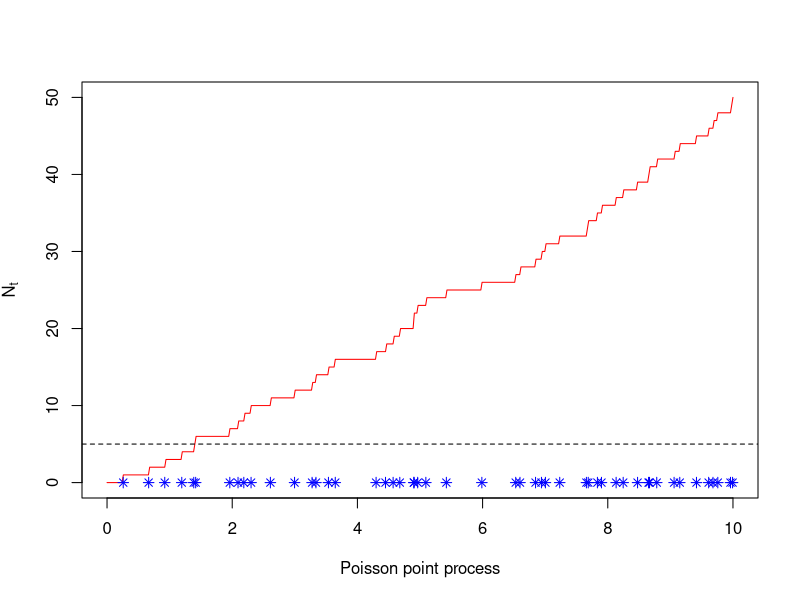
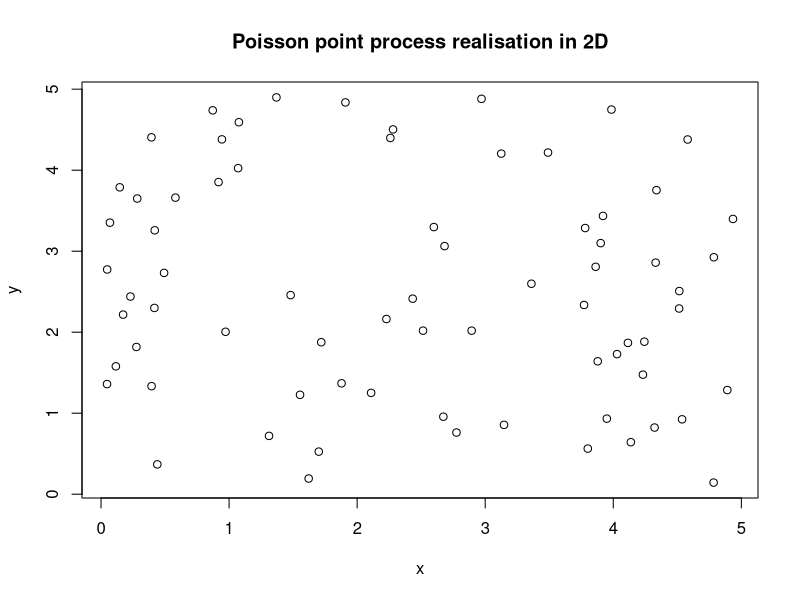
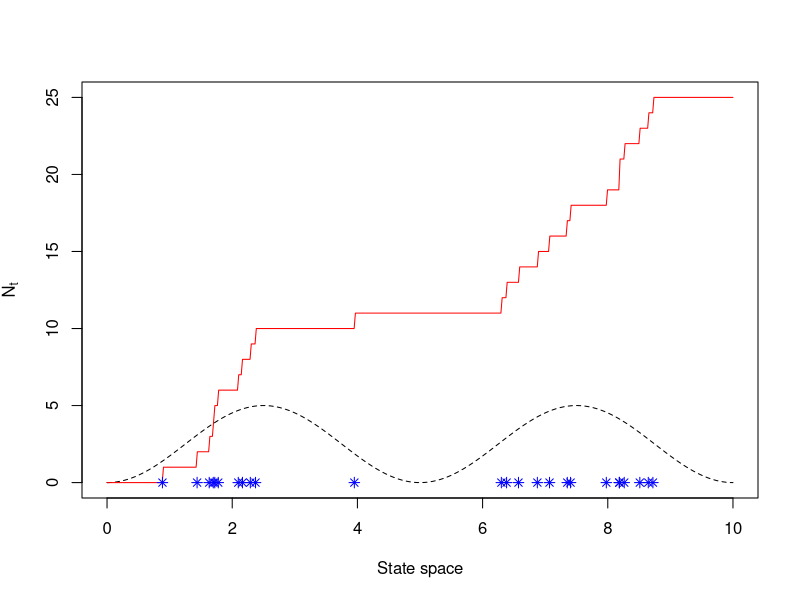
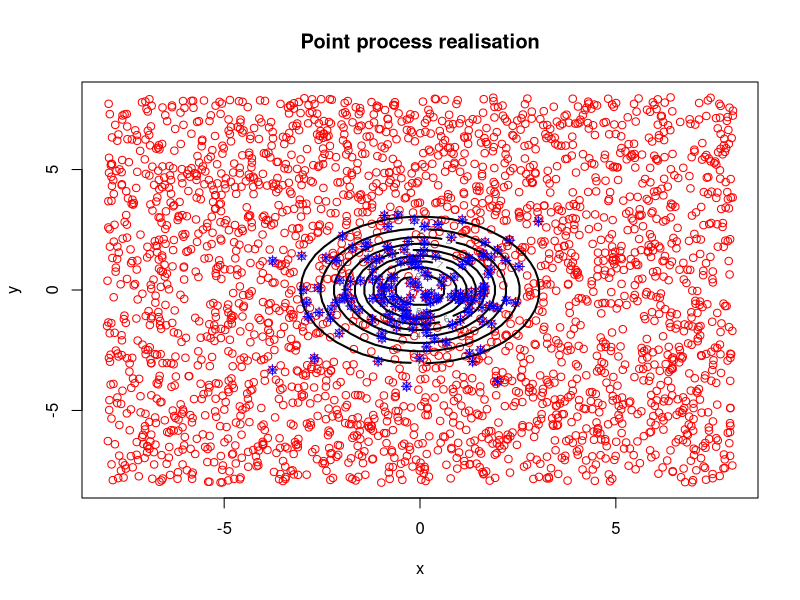

The R script that drew these images, in order:
######### Homogeneous Poisson Point process simulation

## 1-D Simulation (Ex: specific events in time)

T_tot = 10
lambda = 5
N = rpois(1, lambda*T_tot) # Random number of points in the simulation window

point_pattern = runif(N, min = 0, max = T_tot) # Random location along the state space (here [0, + infinity))

# Computing the counting process
t = seq(0, T_tot, length.out = 500)
N_t = matrix(0, ncol = length(t))
for (point in point_pattern){
  N_t = N_t + as.numeric(point < t)
}

plot(t, N_t, col = 'red', type = 'l', ylab = expression(N[t]), xlab = "Poisson point process", ylim = c(0, max(N_t))) # Plotting the counting process
points(point_pattern, rep(0, N), pch = 8, col = 'blue') # Plotting the point pattern along the half real line
abline(a = 5, b = 0, lty = "dashed") # Plotting the intensity function

## 2-D Simulation (Ex: trees in a forest)

x_max = 5 
y_max = 3
lambda = 5
N = rpois(1, lambda*x_max*y_max) # Random number of points

point_pattern_x = runif(N, min = 0, max = x_max)
point_pattern_y = runif(N, min = 0, max = x_max)

plot(point_pattern_x, point_pattern_y, ylab = "y", xlab = "x", main = "Poisson point process realisation in 2D")

######### Non-homogeneous Poisson Point process simulation

## 1-D Simulation (Ex: Clients arrival in a restaurant at lunch time)

intensity = function(t, T = T_tot, lam = 1){
  return(lam * sin(2*pi*t/T)^2)
}

# Homogeneous process
T_tot = 10
lambda = 5
N = rpois(1, lambda*T_tot) # Random number of points

point_pattern = runif(N, min = 0, max = T_tot)

#Thinning
final_point_pattern = c()
for (t in point_pattern){
  if (runif(1) < intensity(t, T_tot, lam = lambda)/lambda){
    final_point_pattern = c(final_point_pattern, t)
  }
}
x = seq(0, 10, length.out = 500)
N_t = matrix(0, ncol = length(x))
for (point in final_point_pattern){
  N_t = N_t + as.numeric(point < x)
}
plot(x, intensity(x, T_tot, lam = 5), type = 'l', ylab = expression(N[t]), xlab = "State space", lty = 'dashed', ylim = c(0, max(N_t)))
lines(x, N_t, col = 'red')
points(final_point_pattern, rep(0, length(final_point_pattern)), pch = 8, col = 'blue')
 

## 2-D Simulation (Ex: impact of darts on a target during a game)

intensity = function(x, y, d_tot = 1, A = 5){
  r = sqrt(x^2 + y^2)
  return(A*exp(-(r^2)/d_tot^2))
}

# Homogeneous process
x_max = 8
y_max = 8
lambda = 10 
N = rpois(1, lambda*x_max*y_max*4) # Random number of points

point_pattern_x = runif(N, min = -x_max, max = x_max)
point_pattern_y = runif(N, min = -y_max, max = x_max)

#Thinning
final_point_pattern_x = c()
final_point_pattern_y = c()

for (i in 1:N){
  if (runif(1) < intensity(point_pattern_x[i], point_pattern_y[i], d_tot = 2, A = lambda)/lambda){
    final_point_pattern_x = c(final_point_pattern_x, point_pattern_x[i])
    final_point_pattern_y = c(final_point_pattern_y, point_pattern_y[i])
  }
}

x = seq(-x_max, x_max, length.out = 50)
y = seq(-y_max, y_max, length.out = 50)

z = outer(x, y, function(x,y) intensity(x, y, d_tot = 2, A = lambda)) # Contour plot of the intensity function


plot(point_pattern_x, point_pattern_y, pch = 1, col ='red', xlab = "x", ylab = "y", main = "Point process realisation")
contour(x, y, z, xlim = c(-x_max, x_max), ylim = c(-y_max, y_max), add = T, lwd =  2)
points(final_point_pattern_x, final_point_pattern_y, pch = 8, col = "blue") 

